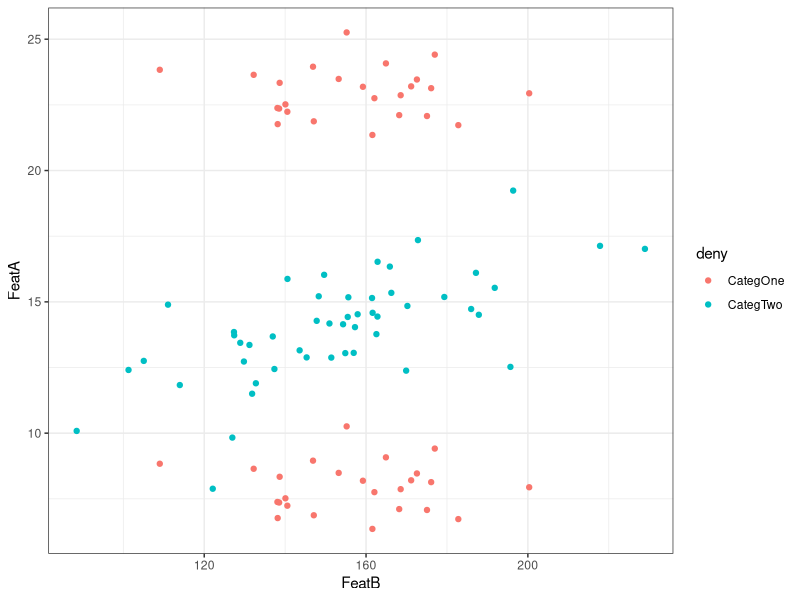

Recreate this plot in R.
################################################################################
# Barcelona Graduate School of Economics
# Master's Degree in Data Science
################################################################################
# Course : Advanced Computing
# Title  : Problem Set #1
# Date   : 2016.01.14
################################################################################

library(mvtnorm)
library(ggplot2)

#function to save plot
plot.pdf <- function(Df){
  pdf("dataPlot.pdf", width=4, height=4.5)
  plot <- ggplot(data = Df, 
                 aes(x = FeatB, y = FeatA, colour=deny, fill=deny)) +
    geom_point() +
    xlab("FeatB") +
    ylab("FeatA") +
    theme_bw() 
  print(plot)
  dev.off()
}

#create wrapper to enforce correlation in the data
varXY <- function(rho, sdX, sdY) {
  covTerm <- rho * sdX * sdY
  Cov.matrix <- matrix(c(sdX^2, covTerm, covTerm, sdY^2),
                     2, 2, byrow = TRUE)
  return(Cov.matrix)
}

#DGP using mvtnorm
genData <- function(n = 1, seed = NA, muXY = c(0,1), varXY = diag(2)) {
  if(!is.na(seed)) set.seed(seed)
  rdraws <- rmvnorm(n, mean = muXY, sigma = varXY)
  return(rdraws)
}

#Dataframe creation
myData <- function(Categ1, Categ2, muCateg1, muCateg2, sdCateg1,
                     sdCateg2, rhoCateg1, rhoCateg2, seed=777, save= TRUE) {
  varCateg1 <- varXY(rho=rhoCateg1, sdX=sdCateg1[1], sdY=sdCateg1[2])
  varCateg2 <- varXY(rho=rhoCateg2, sdX=sdCateg2[1], sdY=sdCateg2[2])
  CategOne <- rbind(genData(Categ1/2, muCateg1, varCateg1, seed = seed), 
                            genData(Categ1/2, muCateg1 + c(15,0), varCateg1, seed = seed))
  CategTwo <- genData(Categ2, muCateg2, varCateg2, seed = seed+1)
  myDf <- as.data.frame(rbind(CategOne,CategTwo))
  deny <- c(rep("CategOne", Categ1), rep("CategTwo", Categ2))
  target = c(rep(0, Categ1), rep(1, Categ2))
  myDf <- data.frame(myDf, deny, target)
  colnames(myDf) <- c("FeatA", "FeatB", "deny", "target")
  if (save==TRUE) {
    plot.pdf(myDf)
    write.csv(myDf, file ="dataset.csv")
  }
  return(myDf)
}

#call fnc
myDf <- myData(Categ1=50, Categ2=50, c(8, 150), c(14, 150),
                   c(1,20), c(2,30), -0.1, 0.6, 1221)

############################################################################################

